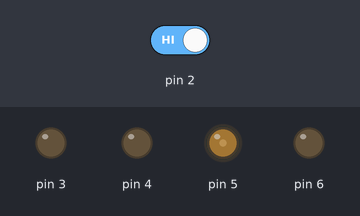
Simulated run of this sketch. Board: Arduino Uno, built with avr-gcc and run on an emulated ATmega328P. Parts: output pins drawn as LEDs (lit = HIGH). The test bench sets the inputs (shaded band); at power-on: pin 2 HIGH.

Above: at 1.2 s.
1.3 s: pin 2 driven LOW
At 2.25 s:
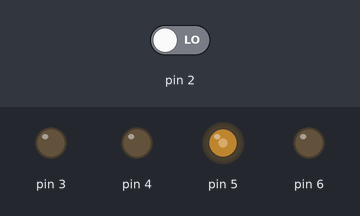
At 15.9 s:
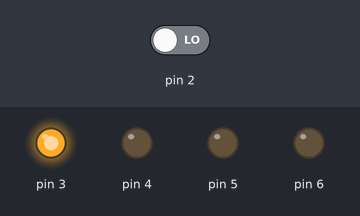
Timing chart, 0 to 17.4 s (numbered marks = the images above; inputs shaded):
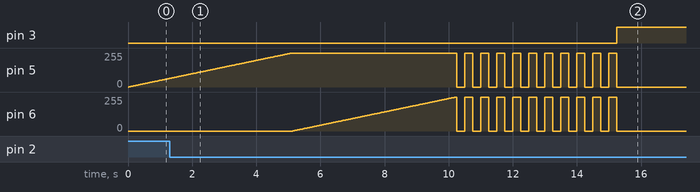

Measured:
- after the input at 1.3 s, pin 3: LOW → HIGH after 13.9 s; pin 5, pin 6: goes on until 15.2 s, then stays 0/255

The sketch:

spaceship_controls.ino
```cpp
int switchState = 0;

void setup() {
  // put your setup code here, to run once:
  pinMode(3,OUTPUT);
  pinMode(4,OUTPUT);
  pinMode(5,OUTPUT);
  pinMode(2,INPUT);

}

void loop() {
  // put your main code here, to run repeatedly:

  switchState = digitalRead(2);

  if (switchState == LOW) {
  // The button has not been pressed

    digitalWrite(3,HIGH); //green LED on
    digitalWrite(5,LOW); // red LED off
    digitalWrite(6,LOW); // red LED off
  }

  else {
  //the button has been pressed
  digitalWrite(3,LOW); //green LED off
  analogWrite(5,0); //red LED off
  analogWrite(6,0); //red LED off

  // first red LED dims on
  for (int i = 0;i<= 255;i++)
    {
      analogWrite(5,i);
      delay(20);
    }
  // second red LED dims on
  for (int i = 0;i<= 255;i++)
    {
      analogWrite(6,i);
      delay(20);
    }
 // flash the red LEDs 10 times
  for (int i = 1;i<= 10;i++)
    {
      analogWrite(5,0);
      analogWrite(6,0);
      delay(250);
      analogWrite(5,255);
      analogWrite(6,255);
      delay(250);
    }

    }
}
```
